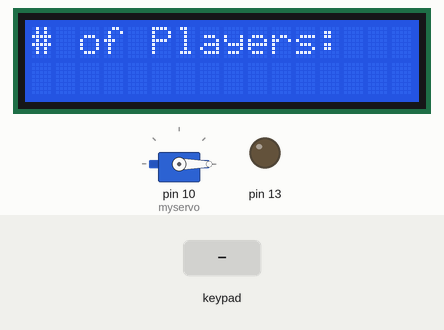
Simulated run of this sketch. Board: Arduino Mega 2560, built with avr-gcc and run on an emulated ATmega2560. On the bench: 16×2 character LCD, servo, output pins drawn as LEDs (lit = HIGH). The test bench sets the inputs (shaded band).

Above: at 1.2 s.
1.3 s: keypad keys 2 3 4 5 # pressed 0.4 s apart
At 4.9 s:
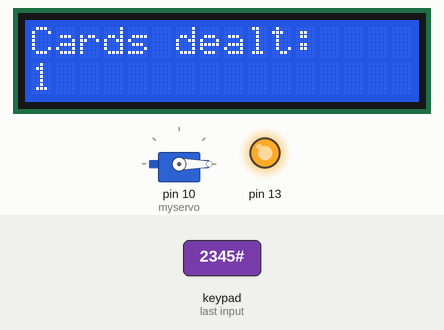
11.3 s: key 'A' pressed
14.3 s: key '1' pressed
At 17.08 s:
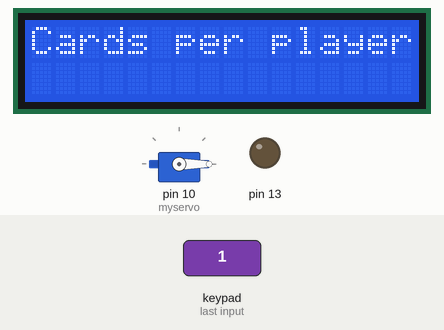
17.3 s: keypad keys 2 3 4 5 A pressed 0.4 s apart
At 17.5 s:
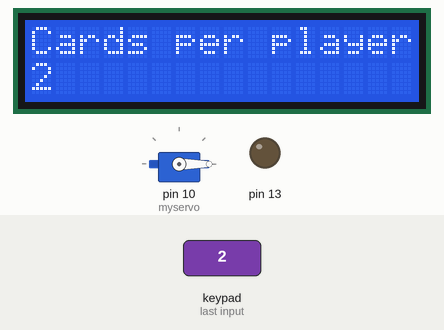
20.8 s: key '2' pressed
At 21.4 s:
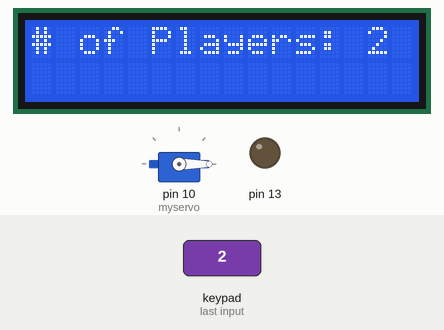
23.1 s: key '#' pressed
At 23.4 s:
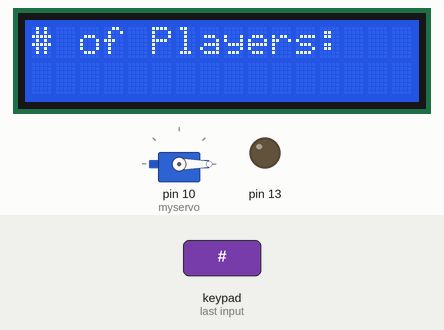
Timing chart, 0 to 25.6 s (numbered marks = the images above; inputs shaded):
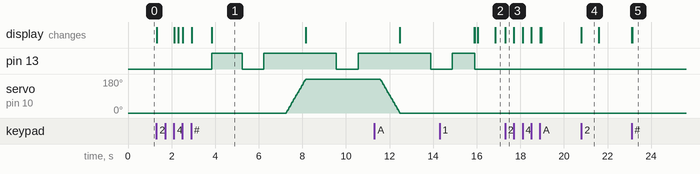

Measured:
- after the input at 1.3 s, pin 13: goes HIGH 1.4 s, LOW 1.0 s, HIGH 3.3 s, LOW 1.0 s, then HIGH, starting after 2.5 s; servo on pin 10 (myservo): moves from 0° to 180° over 0.91 s, starting after 6.0 s; the display: first changes at once (image 1 shows a later state)
- after the input at 17.3 s, the display: changes at once (image 3)
- after the input at 20.8 s, the display: changes at once (image 4)
- after the input at 23.1 s, the display: first changes at once (image 5 shows a later state)
- what the display in image 4 shows lasts 0.8 s, from 20.8 s to 21.6 s

The sketch:

overall_project_code.ino
```cpp
#include <Keypad.h>
#include <LiquidCrystal.h>
#include <Servo.h>

#define SENSORPIN 30

const byte ROWS = 4; //four rows
const byte COLS = 4; //four columns
char keys[ROWS][COLS] = {
  {'1','2','3','A'},
  {'4','5','6','B'},
  {'7','8','9','C'},
  {'*','0','#','D'}
};
byte rowPins[ROWS] = {2, 3, 4, 5}; //connect to the row pinouts of the keypad
byte colPins[COLS] = {6, 7, 8, 9}; //connect to the column pinouts of the keypad

Keypad keypad = Keypad( makeKeymap(keys), rowPins, colPins, ROWS, COLS );
LiquidCrystal lcd(50, 51, 41, 39, 37, 35);
Servo myservo;

int cursorColumn = 0;
int state = 0; // 0 start, 1 number of cards, 2 deal
int players = 0;
int total = 0;
int count = 0;


int sensorState = 0, lastState=0;


int pos = 0; // servo position

void setup() {
  // put your setup code here, to run once:
  lcd.begin(16, 2);
  lcd.clear();
  myservo.attach(10);  // attaches the servo on pin 9 to the servo object
  Serial.begin(9600);
}

void loop() {
  // put your main code here, to run repeatedly:
  if (state == 0) {
    myservo.write(0);


    analogWrite(13, 0);

    lcd.setCursor(0, 0);
    lcd.print("# of Players: ");
    char key = keypad.getKey();
    if (key - 48 < 6 && key - 48 >= 1){
      lcd.print(key);
      delay(800);
      players = key - 48;
      state = 1;
    }
  }

  if (state == 1) {
    lcd.clear();
    lcd.print("Cards per player");
    lcd.setCursor(0, 1);
    int cursorPos = 0;
    char key;
    int numCards = 0;
    do {
      key = keypad.getKey();
      if (key == 65) {
        reset();
        break;
      } else if (key - 48 < 10 && key - 48 >= 0) {
        numCards = 10 * numCards + (key - 48);
        lcd.print(key);
        lcd.setCursor(++cursorPos, 1);
      }
      // Serial.println((int) key);
    } while (key != 35);

    total = players * numCards;
    lcd.clear();

    if (total > 52) {
      total = 52;
    }
    state = 2;
  }

  if (state == 2) {
    lcd.clear();
    lcd.print("Cards dealt: ");
    // spin rc servo
    while (count < total) {
        char key = keypad.getKey();
        if (key == 65) {
          reset();
          break;
        }
        lcd.setCursor(0, 1);
        if (pos < players) {
          for (int i = 180 / (players - 1) * (pos - 1); i <= 180 / (players - 1) * pos; i += 3) { // goes from 0 degrees to 180 degrees
            // in steps of 1 degree
            myservo.write(i);              // tell servo to go to position in variable 'pos'
            delay(15);                       // waits 15ms for the servo to reach the position
          }
        } else {
          for (int i = 180; i >= 0; i -= 3) { // goes from 180 degrees to 0 degrees
            myservo.write(i);              // tell servo to go to position in variable 'pos'
            delay(15);                       // waits 15ms for the servo to reach the position
          }
          pos = 0;
        }
        lcd.print(++count);

        digitalWrite(12, HIGH);
        digitalWrite(11, LOW);
        analogWrite(13, 255);

        int time = millis();
        int curr = millis();

        delay(1400);
        sensorState = 0;
        lastState = 0;
        while (sensorState && !lastState) {
          // Serial.println("Unbroken");
          curr = millis();
          sensorState = digitalRead(SENSORPIN);
          if (!sensorState && lastState) {
              // Serial.println(sensorState);
              // Serial.println("Broken");
              break;
          }
          lastState = sensorState;
        }
        sensorState = 0;
        lastState = 0;

        analogWrite(13, 0);

        delay(1000);

        digitalWrite(11, HIGH);
        digitalWrite(12, LOW);

        analogWrite(13, 255);

        delay(1000);
        // count++;
        pos++;
    }
    reset();
    analogWrite(13, 0);
  }
}

void reset() {
  lcd.clear();
  cursorColumn = 0;
  state = 0; // 0 start, 1 number of cards, 2 deal
  players = 0;
  total = 0;
  count = 0;
  sensorState = 0;
  lastState=0;
  for (int i = 180 / (players - 1) * pos; i >= 0; i -= 3) { // goes from 180 degrees to 0 degrees
    myservo.write(i);              // tell servo to go to position in variable 'pos'
    delay(15);                       // waits 15ms for the servo to reach the position
  }
  pos = 0; // servo position
}
```
